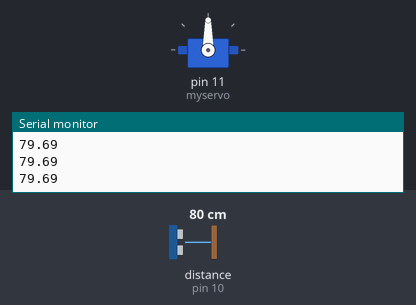
The sketch below on a simulated Arduino Uno, built with avr-gcc and run on an emulated ATmega328P. Shown: servo, the last lines printed to the serial monitor. Wiring (inferred from the names in the program): ultrasonic range finder: trigger pin 9; echo pin 10. The inputs (shaded band) are chosen by the test bench; at power-on: distance to the obstacle (sensor on pin 10) 80 cm. The echo pulse lasts 58.3 µs per cm.

Above: at 1.3 s.
1.4 s: distance to the obstacle (sensor on pin 10) set to 6 cm
2.9 s: distance to the obstacle (sensor on pin 10) set to 3 cm
At 3.6 s:
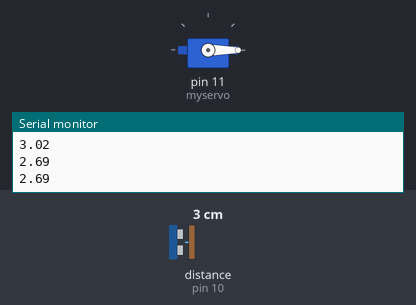
4.5 s: distance to the obstacle (sensor on pin 10) set to 13 cm
6.0 s: distance to the obstacle (sensor on pin 10) set to 17 cm
At 6.5 s:
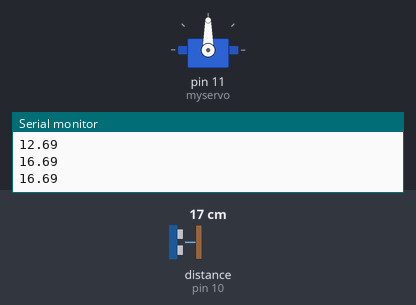
7.5 s: distance to the obstacle (sensor on pin 10) set to 2 cm
At 8.0 s:
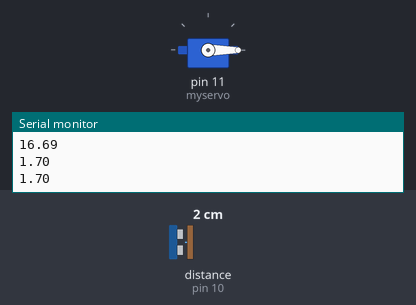
Timing chart, 0 to 10.0 s (numbered marks = the images above; inputs shaded):
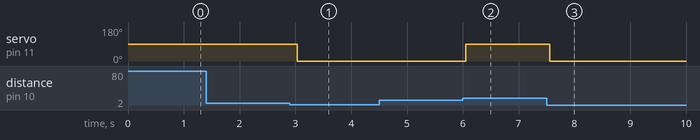

The sketch:

Ultrasonicsensor.ino
```cpp
#include <Servo.h>
Servo myservo;
int pos = 0;
boolean check = 0;
const int trigger_pin = 9;
const int echo_pin = 10;
float distance;
float time;

void setup() {
  pinMode(trigger_pin, OUTPUT);
  pinMode(echo_pin, INPUT);
  myservo.attach(11);
  Serial.begin(9600);
}
void loop() {
  digitalWrite(trigger_pin, LOW);
  delayMicroseconds(2);
  digitalWrite(trigger_pin, HIGH);
  delayMicroseconds(1000);
  digitalWrite(trigger_pin, LOW);

  time = pulseIn(echo_pin, HIGH);
  distance = (time / 2) / 29.15;
  Serial.println(distance);

  if (distance >= 15) {
    check = 1;
  }
  if (distance <= 4) {
    check = 0;
  }

  if(check){
    Serial.println(distance);
    myservo.write(90);
    delay(500);
  }
  else{
    Serial.println(distance);
    myservo.write(0);
    delay(500);
  }

}
```

Measured:
- the behaviour switches between 5 and 4 cm on distance to the obstacle (sensor on pin 10) (found by bisection; images 0 and 1)
- the behaviour switches between 15 and 16 cm on distance to the obstacle (sensor on pin 10) (found by bisection; images 1 and 2)
- after the input at 2.9 s, servo on pin 11 (myservo): 90° → 0° after 0.13 s
- after the input at 6.0 s, servo on pin 11 (myservo): 0° → 90° after 0.05 s
- after the input at 7.5 s, servo on pin 11 (myservo): 90° → 0° after 0.06 s
